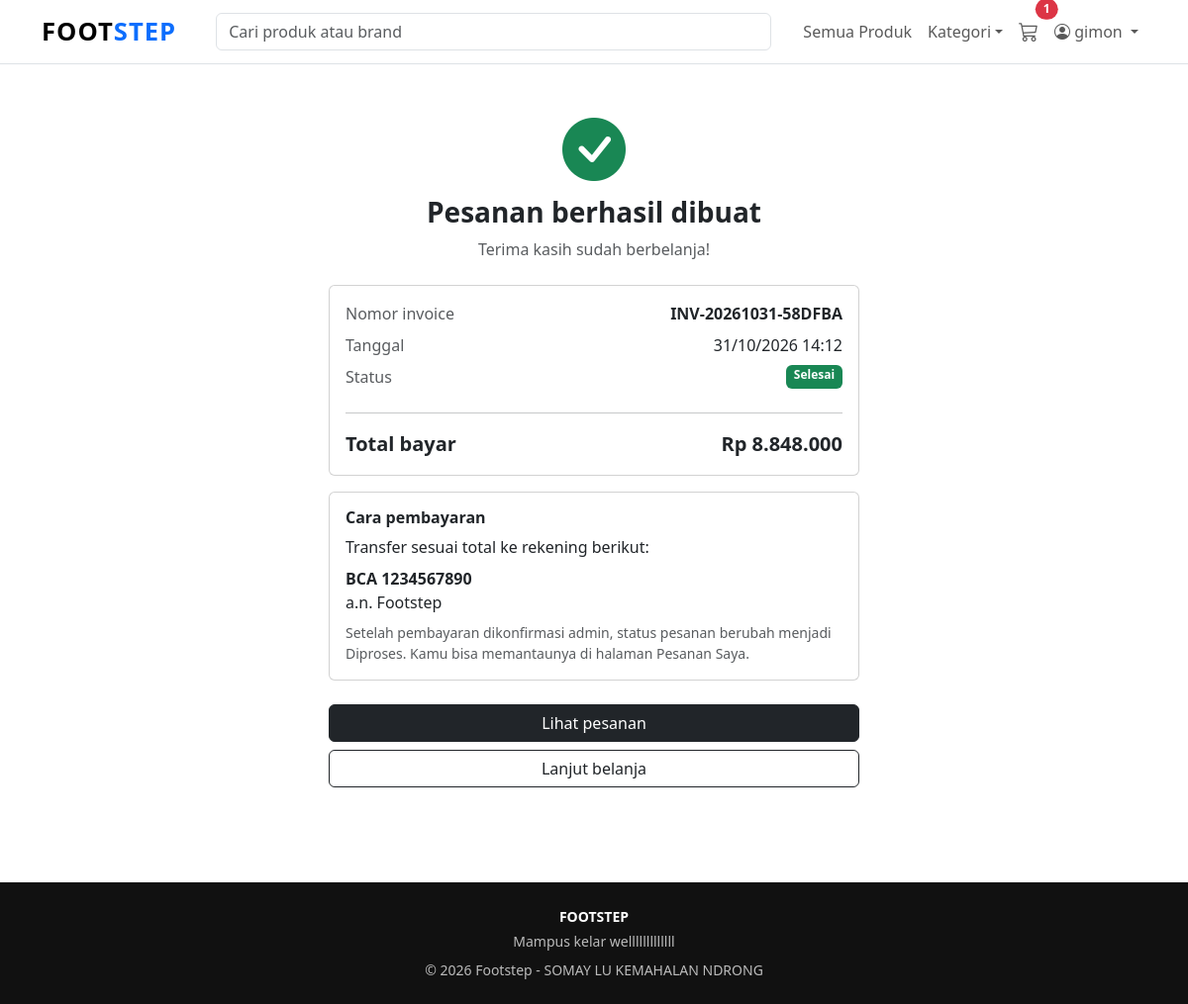
The app's page /toko/sukses.php?inv=INV-20261031-58DFBA (signed in) with its own data.
### tables this page shows
CREATE TABLE `pembayaran` (
  `kd_pembayaran` int(11) NOT NULL,
  `kd_user` int(11) NOT NULL,
  `invoice` varchar(30) NOT NULL,
  `tgl_bayar` datetime DEFAULT current_timestamp(),
  `status` enum('menunggu','diproses','dikirim','selesai','dibatalkan') NOT NULL DEFAULT 'menunggu'
);

### config/koneksi.php (called while the page is built, shortened)
<?php
function e($teks) {
    return htmlspecialchars($teks ?? '', ENT_QUOTES, 'UTF-8');
}
function badge_status($status) {
    $warna = [
        'menunggu'   => 'warning',
        'diproses'   => 'info',
        'dikirim'    => 'primary',
        'selesai'    => 'success',
        'dibatalkan' => 'danger',
    ];
    return $warna[$status] ?? 'secondary';
}
function rupiah($angka) {
    return 'Rp ' . number_format($angka, 0, ',', '.');
}

### toko/sukses.php (the view, shortened to what this page needs)
<?php
require_once __DIR__ . '/../config/pelanggan.php';
$uid     = (int) $_SESSION['user']['kd_user'];
$inv     = $_GET['inv'] ?? '';
$stmt = mysqli_prepare($koneksi,
    "SELECT p.kd_pembayaran, p.invoice, p.tgl_bayar, p.status,
            COALESCE(SUM(d.harga_jual * d.qty), 0) AS total
     FROM pembayaran p
     LEFT JOIN detail_pembayaran d ON d.kd_pembayaran = p.kd_pembayaran
     WHERE p.invoice = ? AND p.kd_user = ?
     GROUP BY p.kd_pembayaran, p.invoice, p.tgl_bayar, p.status");
mysqli_stmt_bind_param($stmt, "si", $inv, $uid);
mysqli_stmt_execute($stmt);
$p = mysqli_fetch_assoc(mysqli_stmt_get_result($stmt));
include __DIR__ . '/partials/header.php';
?>
<div class="container my-5" style="max-width:560px">
  <div class="text-center mb-4">
    <i class="bi bi-check-circle-fill text-success display-3"></i>
    <h1 class="h3 fw-bold mt-2">Pesanan berhasil dibuat</h1>
    <p class="text-muted mb-0">Terima kasih sudah berbelanja!</p>
  </div>
  <div class="card card-body mb-3">
    <div class="d-flex justify-content-between mb-2">
      <span class="text-muted">Nomor invoice</span>
      <strong><?= e($p['invoice']) ?></strong>
    </div>
    <div class="d-flex justify-content-between mb-2">
      <span class="text-muted">Tanggal</span>
      <span><?= date('d/m/Y H:i', strtotime($p['tgl_bayar'])) ?></span>
    </div>
    <div class="d-flex justify-content-between mb-2">
      <span class="text-muted">Status</span>
      <span class="badge text-bg-<?= badge_status($p['status']) ?>"><?= e(ucfirst($p['status'])) ?></span>
    </div>
    <hr>
    <div class="d-flex justify-content-between fs-5 fw-bold">
      <span>Total bayar</span>
      <span><?= rupiah($p['total']) ?></span>
    </div>
  </div>
  <div class="card card-body mb-4">
    <h2 class="h6 fw-bold">Cara pembayaran</h2>
    <p class="mb-2">Transfer sesuai total ke rekening berikut:</p>
    <p class="mb-2"><strong>BCA 1234567890</strong><br>a.n. Footstep</p>
    <p class="small text-muted mb-0">
      Setelah pembayaran dikonfirmasi admin, status pesanan berubah menjadi Diproses.
      Kamu bisa memantaunya di halaman Pesanan Saya.
    </p>
  </div>
  <div class="d-grid gap-2">
    <a href="riwayat_detail.php?id=<?= $p['kd_pembayaran'] ?>" class="btn btn-dark">Lihat pesanan</a>
    <a href="produk.php" class="btn btn-outline-dark">Lanjut belanja</a>
  </div>
</div>
<?php include __DIR__ . '/partials/footer.php'; ?>

### toko/css/toko.css (style rules this page uses)
body { background: #fff; font-family: system-ui, -apple-system, "Segoe UI", Roboto, sans-serif; }

### records on screen
pembayaran: invoice "INV-20261031-58DFBA", tgl_bayar "31/10/2026 14:12", status "Selesai"

### other values on screen
$jumlahKeranjang "1"
$user['username'] "gimon"
rupiah($p['total']) "Rp 8.848.000"
